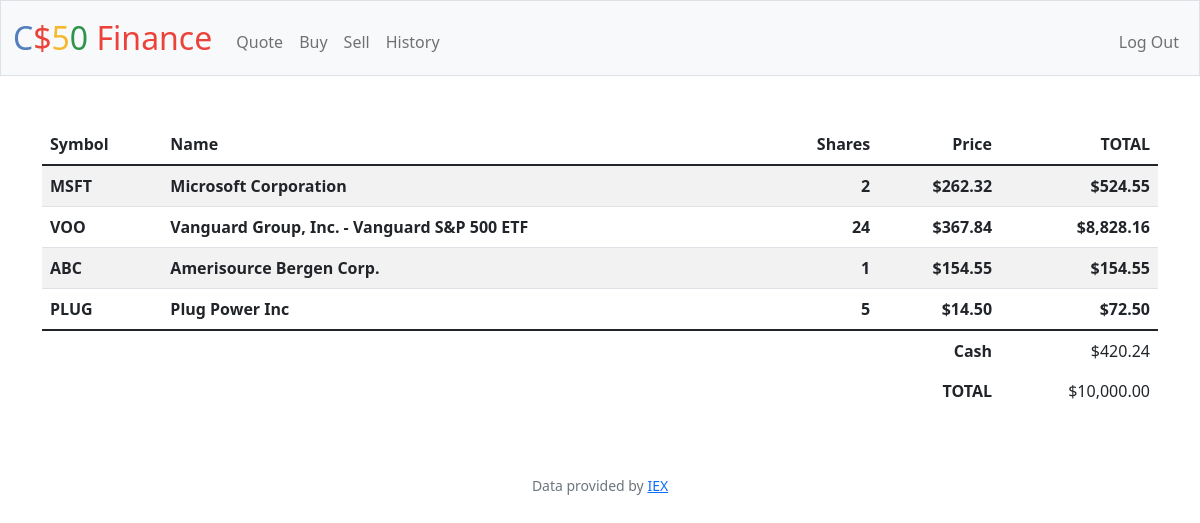
Screenshot of / (signed in) with the database file from the repository.
### tables this page shows
CREATE TABLE holdings (symbol TEXT NOT NULL, cost NUMERIC NOT NULL, shares INTEGER NOT NULL, value NUMERIC NOT NULL, owner_id INTEGER NOT NULL, name TEXT NOT NULL, FOREIGN KEY(owner_id) REFERENCES users(id));

### 09_flask/problem_set/finance/app.py (the view)
@app.route("/")
@login_required
def index():
    cash = db.execute("SELECT cash FROM users WHERE id = ?", session["user_id"])[0]["cash"]
    value_of_stocks = db.execute("SELECT SUM(value) FROM holdings WHERE owner_id = ?", session["user_id"])[0]['SUM(value)']
    rows = db.execute("SELECT * FROM holdings where owner_id = ?", session["user_id"])
    if len(rows) > 0:
        total = cash + value_of_stocks
        return render_template("index.html", cash=usd(cash), total=usd(total), rows=rows)
    else:
        return render_template("index.html", cash=usd(cash), total=usd(cash))

### 09_flask/problem_set/finance/app.py (called while the page is built)
@app.after_request
def after_request(response):
    response.headers["Cache-Control"] = "no-cache, no-store, must-revalidate"
    response.headers["Expires"] = 0
    response.headers["Pragma"] = "no-cache"
    return response

### 09_flask/problem_set/finance/helpers.py (called while the page is built)
def login_required(f):
    @wraps(f)
    def decorated_function(*args, **kwargs):
        if session.get("user_id") is None:
            return redirect("/login")
        return f(*args, **kwargs)
    return decorated_function

def usd(value):
    return f"${value:,.2f}"

### 09_flask/problem_set/finance/templates/index.html (shortened to what this page needs)
{% extends "layout.html" %}
{% block main %}
    <table class="table table-striped">
        <thead>
            <tr>
                <th class="text-start">Symbol</th>
                <th class="text-start">Name</th>
                <th class="text-end">Shares</th>
                <th class="text-end">Price</th>
                <th class="text-end">TOTAL</th>
            </tr>
        </thead>
       <tbody>
            {% for row in rows %}
                <tr>
                    <th class="text-start">{{ row.symbol }}</th>
                    <th class="text-start">{{ row.name }}</th>
                    <th class="text-end">{{ row.shares }}</th>
                    <th class="text-end">{{ row.cost | usd }}</th>
                    <th class="text-end">{{ row.value | usd }}</th>
                </tr>
            {% endfor %}
        </tbody>
        <tfoot>
            <tr>
                <td class="border-0 fw-bold text-end" colspan="4">Cash</td>
                <td class="border-0 text-end">{{ cash }}</td>
            </tr>
            <tr>
                <td class="border-0 fw-bold text-end" colspan="4">TOTAL</td>
                <td class="border-0 w-bold text-end">{{ total }}</td>
            </tr>
        </tfoot>
    </table>
{% endblock %}

### 09_flask/problem_set/finance/templates/layout.html (shortened to what this page needs)
<!DOCTYPE html>
<html lang="en">
    <head>
        <link href="https://cdn.jsdelivr.net/npm/bootstrap@5.1.3/dist/css/bootstrap.min.css" rel="stylesheet">
        <link href="/static/styles.css" rel="stylesheet">
    </head>
    <body>
        <nav class="bg-light border navbar navbar-expand-md navbar-light">
            <div class="container-fluid">
                <a class="navbar-brand" href="/"><span class="blue">C</span><span class="red">$</span><span class="yellow">5</span><span class="green">0</span> <span class="red">Finance</span></a>
                <div class="collapse navbar-collapse" id="navbar">
                    {% if session["user_id"] %}
                        <ul class="navbar-nav me-auto mt-2">
                            <li class="nav-item"><a class="nav-link" href="/quote">Quote</a></li>
                            <li class="nav-item"><a class="nav-link" href="/buy">Buy</a></li>
                            <li class="nav-item"><a class="nav-link" href="/sell">Sell</a></li>
                            <li class="nav-item"><a class="nav-link" href="/history">History</a></li>
                        </ul>
                        <ul class="navbar-nav ms-auto mt-2">
                            <li class="nav-item"><a class="nav-link" href="/logout">Log Out</a></li>
                        </ul>
                    {% else %}
                        <ul class="navbar-nav ms-auto mt-2">
                            <li class="nav-item"><a class="nav-link" href="/register">Register</a></li>
                            <li class="nav-item"><a class="nav-link" href="/login">Log In</a></li>
                        </ul>
                    {% endif %}
                </div>
            </div>
        </nav>
        <main class="container py-5 text-center">
            {% block main %}{% endblock %}
        </main>
        <footer class="mb-5 small text-center text-muted">
            Data provided by <a href="https://iexcloud.io/">IEX</a>
        </footer>
    </body>
</html>

### 09_flask/problem_set/finance/static/styles.css (style rules this page uses)
nav .navbar-brand { font-size: xx-large; }
nav .navbar-brand .blue { color: #537fbe; }
nav .navbar-brand .red { color: #ea433b; }
nav .navbar-brand .yellow { color: #f5b82e; }
nav .navbar-brand .green { color: #2e944b; }

### rows the page displays
holdings: symbol "MSFT", name "Microsoft Corporation", shares "2", cost "$262.32", value "$524.55"
holdings: symbol "VOO", name "Vanguard Group, Inc. - Vanguard S&P 500 ETF", shares "24", cost "$367.84", value "$8,828.16"
holdings: symbol "ABC", name "Amerisource Bergen Corp.", shares "1", cost "$154.55", value "$154.55"
holdings: symbol "PLUG", name "Plug Power Inc", shares "5", cost "$14.50", value "$72.50"

### other values shown
{{ cash }} "$420.24"
{{ total }} "$10,000.00"
